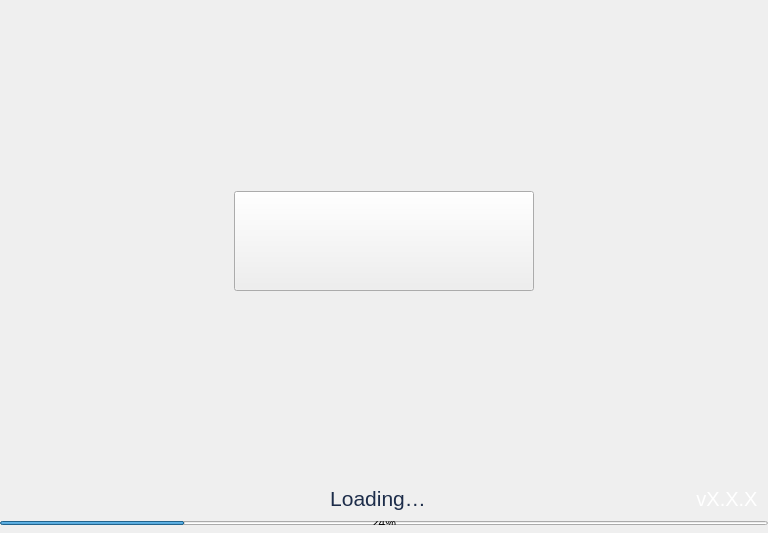
<?xml version="1.0" encoding="UTF-8"?>
<ui version="4.0">
 <class>Splash</class>
 <widget class="QWidget" name="Splash">
  <property name="geometry">
   <rect>
    <x>0</x>
    <y>0</y>
    <width>768</width>
    <height>533</height>
   </rect>
  </property>
  <property name="minimumSize">
   <size>
    <width>768</width>
    <height>533</height>
   </size>
  </property>
  <property name="maximumSize">
   <size>
    <width>16777215</width>
    <height>700</height>
   </size>
  </property>
  <property name="windowTitle">
   <string notr="true">N/A</string>
  </property>
  <layout class="QVBoxLayout" name="verticalLayout_2">
   <property name="spacing">
    <number>0</number>
   </property>
   <property name="leftMargin">
    <number>0</number>
   </property>
   <property name="topMargin">
    <number>0</number>
   </property>
   <property name="rightMargin">
    <number>0</number>
   </property>
   <property name="bottomMargin">
    <number>0</number>
   </property>
   <item>
    <widget class="QFrame" name="frame">
     <property name="minimumSize">
      <size>
       <width>750</width>
       <height>520</height>
      </size>
     </property>
     <property name="styleSheet">
      <string notr="true"/>
     </property>
     <property name="frameShape">
      <enum>QFrame::NoFrame</enum>
     </property>
     <property name="frameShadow">
      <enum>QFrame::Plain</enum>
     </property>
     <layout class="QVBoxLayout" name="verticalLayout">
      <property name="spacing">
       <number>0</number>
      </property>
      <property name="leftMargin">
       <number>0</number>
      </property>
      <property name="topMargin">
       <number>0</number>
      </property>
      <property name="rightMargin">
       <number>0</number>
      </property>
      <property name="bottomMargin">
       <number>0</number>
      </property>
      <item>
       <spacer name="verticalSpacer_2">
        <property name="orientation">
         <enum>Qt::Vertical</enum>
        </property>
        <property name="sizeHint" stdset="0">
         <size>
          <width>20</width>
          <height>40</height>
         </size>
        </property>
       </spacer>
      </item>
      <item alignment="Qt::AlignHCenter">
       <widget class="QToolButton" name="imgLogo">
        <property name="minimumSize">
         <size>
          <width>300</width>
          <height>100</height>
         </size>
        </property>
        <property name="maximumSize">
         <size>
          <width>300</width>
          <height>100</height>
         </size>
        </property>
        <property name="text">
         <string/>
        </property>
       </widget>
      </item>
      <item>
       <spacer name="verticalSpacer">
        <property name="orientation">
         <enum>Qt::Vertical</enum>
        </property>
        <property name="sizeHint" stdset="0">
         <size>
          <width>20</width>
          <height>40</height>
         </size>
        </property>
       </spacer>
      </item>
      <item>
       <widget class="QWidget" name="horizontalWidget" native="true">
        <property name="minimumSize">
         <size>
          <width>0</width>
          <height>30</height>
         </size>
        </property>
        <layout class="QHBoxLayout" name="horizontalLayout_2">
         <property name="spacing">
          <number>0</number>
         </property>
         <property name="leftMargin">
          <number>10</number>
         </property>
         <property name="topMargin">
          <number>0</number>
         </property>
         <property name="rightMargin">
          <number>10</number>
         </property>
         <property name="bottomMargin">
          <number>0</number>
         </property>
         <item>
          <widget class="QLabel" name="lblMessage">
           <property name="sizePolicy">
            <sizepolicy hsizetype="Expanding" vsizetype="Preferred">
             <horstretch>0</horstretch>
             <verstretch>0</verstretch>
            </sizepolicy>
           </property>
           <property name="minimumSize">
            <size>
             <width>0</width>
             <height>30</height>
            </size>
           </property>
           <property name="font">
            <font>
             <pointsize>16</pointsize>
            </font>
           </property>
           <property name="styleSheet">
            <string notr="true">color:#1D2D4A; padding-left:50px;</string>
           </property>
           <property name="text">
            <string>Loading…</string>
           </property>
           <property name="alignment">
            <set>Qt::AlignHCenter|Qt::AlignTop</set>
           </property>
          </widget>
         </item>
         <item alignment="Qt::AlignVCenter">
          <widget class="QLabel" name="lblVersion">
           <property name="minimumSize">
            <size>
             <width>0</width>
             <height>30</height>
            </size>
           </property>
           <property name="font">
            <font>
             <pointsize>15</pointsize>
            </font>
           </property>
           <property name="styleSheet">
            <string notr="true">color:white; padding-top:1px;</string>
           </property>
           <property name="text">
            <string notr="true">vX.X.X</string>
           </property>
           <property name="alignment">
            <set>Qt::AlignHCenter|Qt::AlignTop</set>
           </property>
          </widget>
         </item>
        </layout>
       </widget>
      </item>
      <item>
       <widget class="QWidget" name="layoutProgress" native="true">
        <property name="minimumSize">
         <size>
          <width>0</width>
          <height>8</height>
         </size>
        </property>
        <property name="maximumSize">
         <size>
          <width>16777215</width>
          <height>8</height>
         </size>
        </property>
        <layout class="QHBoxLayout" name="horizontalLayout">
         <property name="spacing">
          <number>0</number>
         </property>
         <property name="leftMargin">
          <number>0</number>
         </property>
         <property name="topMargin">
          <number>4</number>
         </property>
         <property name="rightMargin">
          <number>0</number>
         </property>
         <property name="bottomMargin">
          <number>0</number>
         </property>
         <item>
          <widget class="QProgressBar" name="progressBar">
           <property name="value">
            <number>24</number>
           </property>
          </widget>
         </item>
        </layout>
       </widget>
      </item>
      <item>
       <spacer name="verticalSpacer_3">
        <property name="orientation">
         <enum>Qt::Vertical</enum>
        </property>
        <property name="sizeType">
         <enum>QSizePolicy::Fixed</enum>
        </property>
        <property name="sizeHint" stdset="0">
         <size>
          <width>20</width>
          <height>8</height>
         </size>
        </property>
       </spacer>
      </item>
     </layout>
    </widget>
   </item>
  </layout>
 </widget>
 <resources/>
 <connections/>
</ui>
